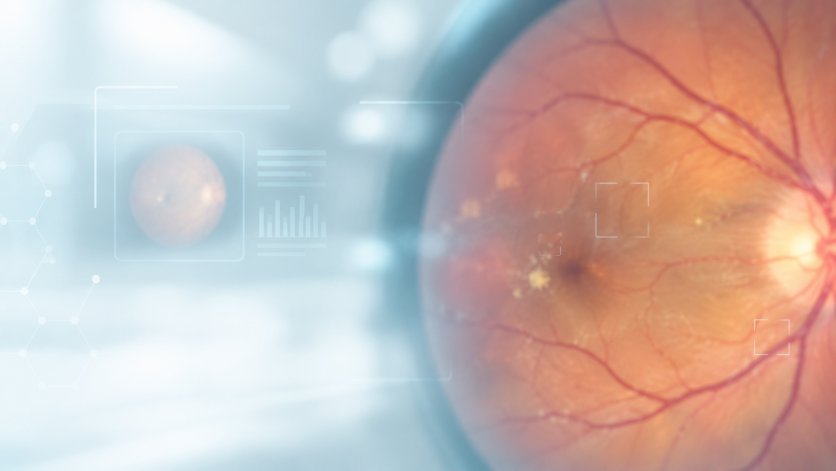
#> input picture diabetic-retinopathy-screening-feature-retinopathy-screening-frontend/frontend/src/assets/images/retinal-card.png, 1672 x 941 px (shown at 1/2 size); its folder holds only this picture in this run
$ python -i data_enhancement.py   (imports and definitions only)   (older library calls are emulated)
#> lines starting #> are read from the running program, lines starting #| are printed output that depends on the picture
"""
Fundus Image Quality Assessment and Adaptive Enhancement
Implements:
1. Quality checks (Illumination, Laplacian focus metric, Field-of-View mask)
2. Green-channel Contrast-Limited Adaptive Histogram Equalization (CLAHE)
3. Ben Graham illumination subtraction (local color constancy normalization)
"""

import cv2
import numpy as np


def assess_and_enhance_fundus(img_rgb, target_size=512):
    """
    Takes an RGB uint8 fundus image (HxWx3).
    Returns:
        enhanced_img: HxWx3 uint8 processed fundus image
        quality_info: dict containing illumination, focus score, and quality pass flag
    """
#> called with target_size = 512
    if img_rgb.ndim == 2:
        img_rgb = cv2.cvtColor(img_rgb, cv2.COLOR_GRAY2RGB)

    img_resized = cv2.resize(img_rgb, (target_size, target_size))
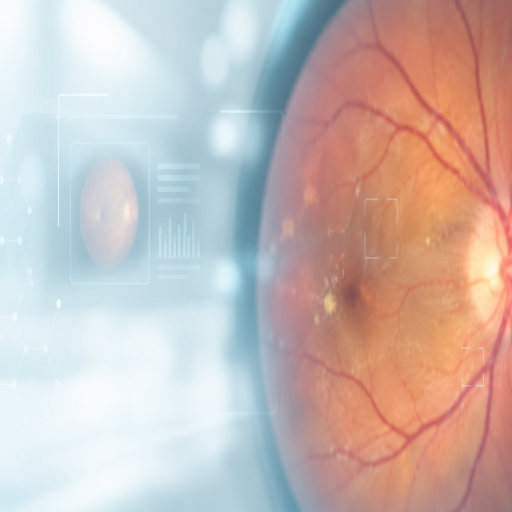
#> img_resized: shape (512, 512, 3); mean R, G, B 201.7, 185.3, 180.8
    gray = cv2.cvtColor(img_resized, cv2.COLOR_RGB2GRAY)
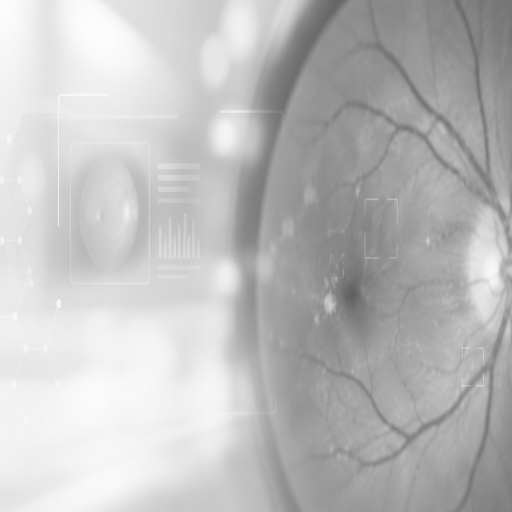
#> gray: shape (512, 512); min 95, max 253, mean 189.7

    # 1. Quality Assessment & Retinal Chromaticity Gate
    mean_int = float(gray.mean())
#> mean_int = 189.7
    illum_ok = 15.0 < mean_int < 240.0
#> illum_ok = True

    lap = cv2.Laplacian(gray, cv2.CV_64F)
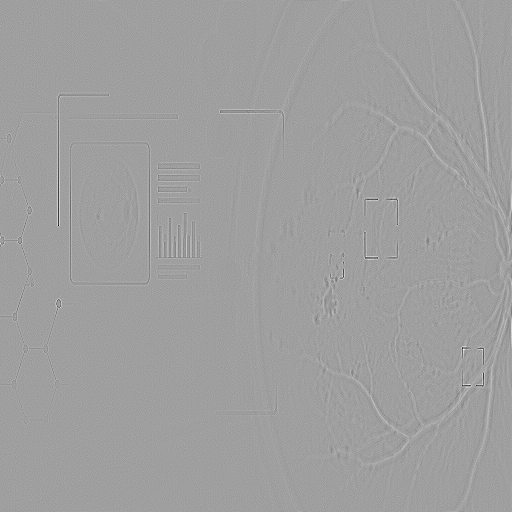
#> lap: shape (512, 512) float64; min -100, max 60, mean 0; drawn with min black and max white
    focus_score = float(lap.var())
#> focus_score = 13.91
    focus_ok = focus_score > 6.0
#> focus_ok = True

    mask = gray > 15
#> mask: shape (512, 512) bool; every value is 1
    fov_fraction = float(mask.sum() / mask.size)
#> fov_fraction = 1
    circular_fov = (0.20 <= fov_fraction <= 1.00)
#> circular_fov = True

    # Human retina fundus reflectance is dominated by vascular choroid: R > G > B (B strongly absorbed)
    r_mean = float(img_resized[:, :, 0][mask].mean()) if mask.sum() > 0 else 0.0
#> r_mean = 201.7
    g_mean = float(img_resized[:, :, 1][mask].mean()) if mask.sum() > 0 else 0.0
#> g_mean = 185.3
    b_mean = float(img_resized[:, :, 2][mask].mean()) if mask.sum() > 0 else 0.0
#> b_mean = 180.8

    retinal_hue = (r_mean > g_mean * 1.10) and (r_mean > b_mean * 1.35) and (b_mean < r_mean * 0.65) and (r_mean > 35)
#> retinal_hue = False
    is_real_retina = illum_ok and focus_ok and circular_fov and retinal_hue
#> is_real_retina = False
    quality_ok = is_real_retina
#> quality_ok = False

    quality_info = {
        "mean_intensity": round(mean_int, 2),
        "focus_score": round(focus_score, 2),
        "fov_fraction": round(fov_fraction, 2),
        "quality_pass": quality_ok,
        "is_retina": is_real_retina,
        "rgb_means": (round(r_mean, 1), round(g_mean, 1), round(b_mean, 1))
    }
#> quality_info = {'mean_intensity': 189.7, 'focus_score': 13.91, 'fov_fraction': 1, 'quality_pass': False, 'is_retina': False, 'rgb_means': (201.7, 185.3, 180.8)}

    # 2. Green Channel CLAHE
    # The green channel in retinal imaging provides optimal optical absorption
    # for hemoglobin (microaneurysms and hemorrhages) and lipid reflectance (exudates)
    clahe = cv2.createCLAHE(clipLimit=2.2, tileGridSize=(8, 8))
    green = img_resized[:, :, 1]
    green_enhanced = clahe.apply(green)
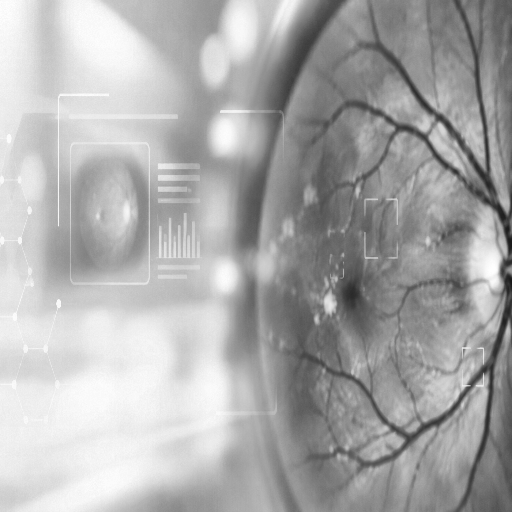
#> green_enhanced: shape (512, 512); min 24, max 254, mean 171
    green_enhanced = cv2.GaussianBlur(green_enhanced, (0, 0), sigmaX=0.5)

    enhanced = img_resized.copy()
    enhanced[:, :, 1] = green_enhanced
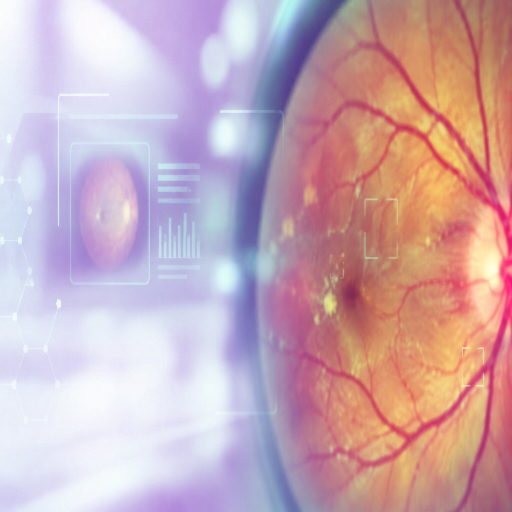
#> enhanced: shape (512, 512, 3); mean R, G, B 201.7, 170.9, 180.8

    # 3. Ben Graham Illumination Normalization
    # Subtracts local blurred mean to correct non-uniform camera flash illumination
    sigma = target_size / 30.0
    blurred = cv2.GaussianBlur(enhanced, (0, 0), sigmaX=sigma)
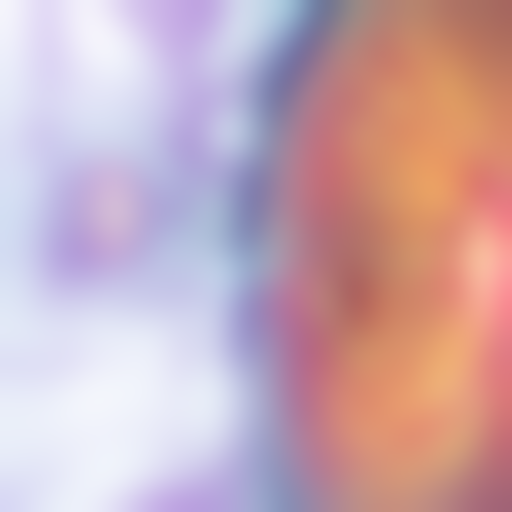
#> blurred: shape (512, 512, 3); mean R, G, B 201.7, 171, 180.8
    normalized = enhanced.astype(np.float32) - blurred.astype(np.float32) + 128.0
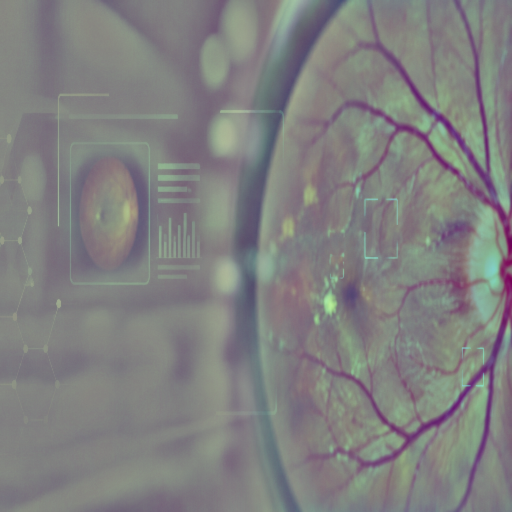
#> normalized: shape (512, 512, 3) float32; mean R, G, B 128, 128, 128
    normalized = np.clip(normalized, 0, 255)
    enhanced_final = cv2.normalize(normalized, None, 0, 255, cv2.NORM_MINMAX).astype(np.uint8)

    return enhanced_final, quality_info

>>> import cv2
>>> picture = cv2.cvtColor(cv2.imread('diabetic-retinopathy-screening-feature-retinopathy-screening-frontend/frontend/src/assets/images/retinal-card.png'), cv2.COLOR_BGR2RGB)
>>> result = assess_and_enhance_fundus(picture)
